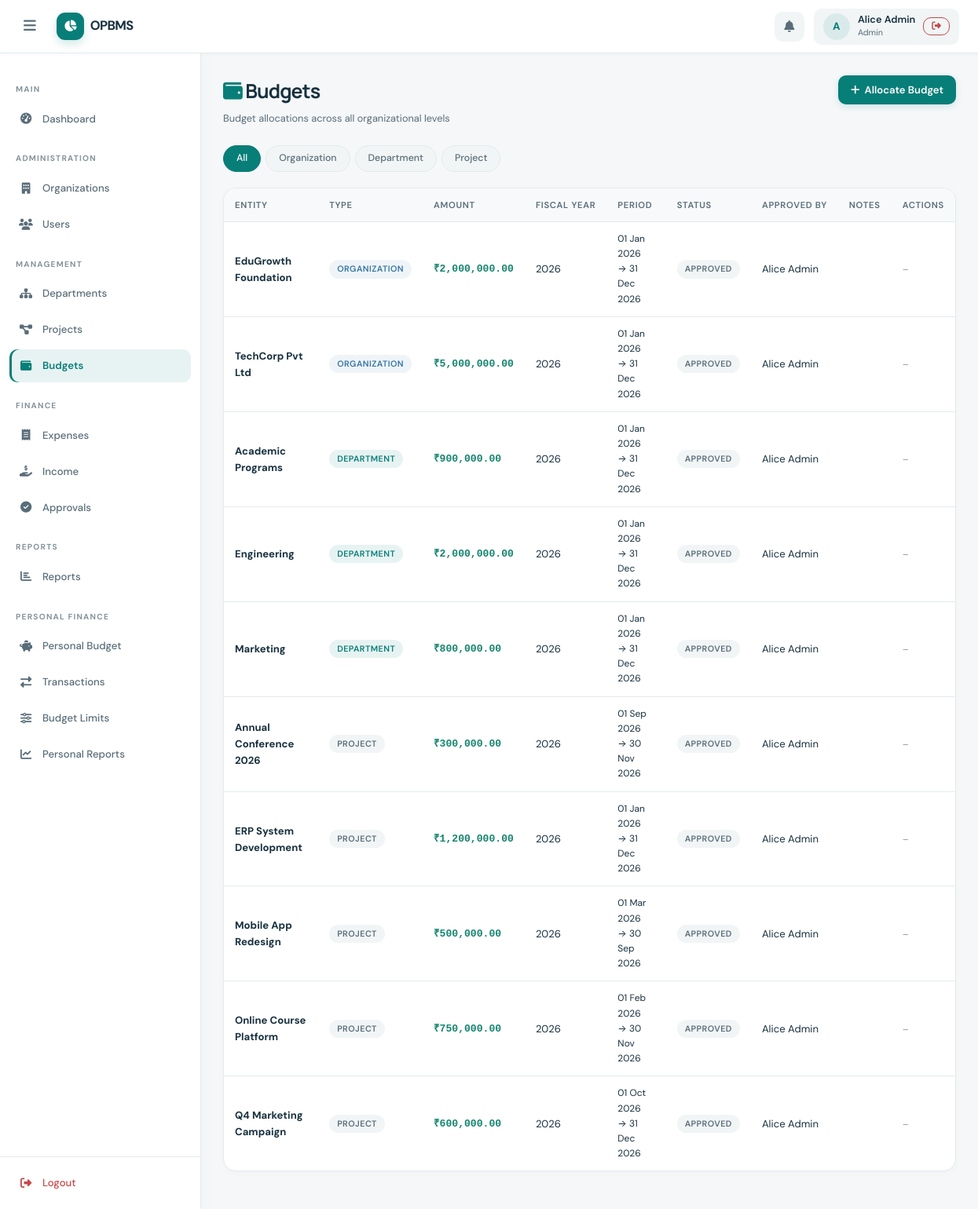
/budgets/index.php (signed in), run on the app's committed database.
### tables this page shows
CREATE TABLE IF NOT EXISTS users (
    id            INT UNSIGNED AUTO_INCREMENT PRIMARY KEY,
    name          VARCHAR(120)  NOT NULL,
    email         VARCHAR(180)  NOT NULL UNIQUE,
    password_hash VARCHAR(255)  NOT NULL,
    role          ENUM('admin','dept_manager','project_manager','employee','personal') NOT NULL DEFAULT 'employee',
    is_active     TINYINT(1)   NOT NULL DEFAULT 1,
    created_at    TIMESTAMP    NOT NULL DEFAULT CURRENT_TIMESTAMP,
    updated_at    TIMESTAMP    NOT NULL DEFAULT CURRENT_TIMESTAMP ON UPDATE CURRENT_TIMESTAMP,
    INDEX idx_users_role (role),
    INDEX idx_users_email (email)
);

CREATE TABLE IF NOT EXISTS budgets (
    id                INT UNSIGNED  AUTO_INCREMENT PRIMARY KEY,
    entity_type       ENUM('organization','department','project') NOT NULL,
    entity_id         INT UNSIGNED  NOT NULL,
    amount            DECIMAL(15,2) NOT NULL,
    fiscal_year       YEAR          NOT NULL,
    period_start      DATE          NOT NULL,
    period_end        DATE          NOT NULL,
    status            ENUM('proposed','approved','revised') NOT NULL DEFAULT 'proposed',
    approved_by       INT UNSIGNED,
    approved_at       TIMESTAMP     NULL,
    notes             TEXT,
    created_by        INT UNSIGNED  NOT NULL,
    created_at        TIMESTAMP     NOT NULL DEFAULT CURRENT_TIMESTAMP,
    updated_at        TIMESTAMP     NOT NULL DEFAULT CURRENT_TIMESTAMP ON UPDATE CURRENT_TIMESTAMP,
    FOREIGN KEY (approved_by) REFERENCES users(id) ON DELETE SET NULL,
    FOREIGN KEY (created_by)  REFERENCES users(id) ON DELETE RESTRICT,
    INDEX idx_budget_entity (entity_type, entity_id),
    INDEX idx_budget_year   (fiscal_year)
);

### includes/auth.php (called while the page is built, shortened)
<?php
function getCurrentUser(): ?array {
    static $user = null;
    if ($user === null) {
        $pdo  = getDB();
        $stmt = $pdo->prepare("SELECT id, name, email, role, is_active FROM users WHERE id = ?");
        $stmt->execute([$_SESSION['user_id']]);
        $user = $stmt->fetch() ?: null;
    }
    return $user;
}

### budgets/index.php (the view, shortened to what this page needs)
<?php
require_once __DIR__ . '/../includes/auth.php';
require_once __DIR__ . '/../includes/functions.php';
$pdo = getDB();
$role = $_SESSION['user_role'];
if ($role === 'admin') {
    $budgets = $pdo->query("
        SELECT b.*,
            CASE
                WHEN b.entity_type='organization' THEN (SELECT name FROM organizations WHERE id=b.entity_id)
                WHEN b.entity_type='department'   THEN (SELECT name FROM departments WHERE id=b.entity_id)
                WHEN b.entity_type='project'      THEN (SELECT name FROM projects WHERE id=b.entity_id)
            END AS entity_name,
            u.name as created_by_name, a.name as approved_by_name
        FROM budgets b
        JOIN users u ON u.id=b.created_by
        LEFT JOIN users a ON a.id=b.approved_by
        ORDER BY b.fiscal_year DESC, b.entity_type, entity_name
    ")->fetchAll();
}
require_once __DIR__ . '/../includes/header.php';
require_once __DIR__ . '/../includes/sidebar.php';
?>
<main class="main-content">
  <div class="page-header">
    <div>
      <h1 class="page-title"><i class="fa fa-wallet" style="color:var(--color-primary)"></i> Budgets</h1>
      <p class="page-subtitle">Budget allocations across all organizational levels</p>
    </div>
    <div class="page-actions">
      <?php if (in_array($role, ['admin','dept_manager','project_manager'], true)): ?>
      <a href="<?= BASE_URL ?>/budgets/create.php" class="btn btn-primary"><i class="fa fa-plus"></i> Allocate Budget</a>
      <?php endif; ?>
    </div>
  </div>
  <?php $typeFilter = in_array($_GET['type'] ?? 'all', ['all','organization','department','project'], true) ? ($_GET['type'] ?? 'all') : 'all'; ?>
  <div class="pill-tabs">
    <a href="?type=all" class="pill-tab <?= $typeFilter === 'all' ? 'active' : '' ?>">All</a>
    <a href="?type=organization" class="pill-tab <?= $typeFilter === 'organization' ? 'active' : '' ?>">Organization</a>
    <a href="?type=department" class="pill-tab <?= $typeFilter === 'department' ? 'active' : '' ?>">Department</a>
    <a href="?type=project" class="pill-tab <?= $typeFilter === 'project' ? 'active' : '' ?>">Project</a>
  </div>
  <div class="card">
    <div class="card-body" style="padding:0;">
      <div class="table-wrap">
        <table>
          <thead><tr><th>Entity</th><th>Type</th><th>Amount</th><th>Fiscal Year</th><th>Period</th><th>Status</th><th>Approved By</th><th>Notes</th><th>Actions</th></tr></thead>
          <tbody>
            <?php
            $filtered = array_filter($budgets, fn($b) => $typeFilter === 'all' || $b['entity_type'] === $typeFilter);
            if (empty($filtered)): ?>
            <tr><td colspan="9"><div class="empty-state"><i class="fa fa-wallet"></i><h3>No Budgets Found</h3><p>No budget allocations match the current filter.</p></div></td></tr>
            <?php else:
            foreach ($filtered as $b): ?>
            <tr>
              <td><strong><?= e($b['entity_name'] ?? '–') ?></strong></td>
              <td><span class="badge badge-<?= $b['entity_type']==='organization' ? 'info' : ($b['entity_type']==='department' ? 'primary' : 'secondary') ?>"><?= ucfirst($b['entity_type']) ?></span></td>
              <td class="font-mono text-success fw-600"><?= formatMoney((float)$b['amount']) ?></td>
              <td><?= e($b['fiscal_year']) ?></td>
              <td style="font-size:0.8rem;"><?= formatDate($b['period_start']) ?><br>→ <?= formatDate($b['period_end']) ?></td>
              <td><?= statusBadge($b['status']) ?></td>
              <td><?= e($b['approved_by_name'] ?? '–') ?></td>
              <td style="font-size:0.8rem;max-width:180px;"><?= e(mb_strimwidth($b['notes'] ?? '', 0, 60, '…')) ?></td>
              <td>
                <?php if ($role === 'admin' && $b['status'] !== 'approved'): ?>
                <form method="POST" action="<?= BASE_URL ?>/budgets/approve.php" style="display:inline;">
                  <?= csrfField() ?>
                  <input type="hidden" name="id" value="<?= $b['id'] ?>">
                  <button type="submit" class="btn btn-sm btn-success"><i class="fa fa-check"></i> Approve</button>
                </form>
                <?php else: ?>
                <span class="text-muted" style="font-size:0.8rem;">–</span>
                <?php endif; ?>
              </td>
            </tr>
            <?php endforeach; endif; ?>
          </tbody>
        </table>
      </div>
    </div>
  </div>
</main>
<?php require_once __DIR__ . '/../includes/footer.php'; ?>

### includes/header.php (shortened to what this page needs)
<?php
require_once __DIR__ . '/../includes/functions.php';
$currentUser = getCurrentUser();
?>
<!DOCTYPE html>
<html lang="en">
<head>
<link rel="stylesheet" href="<?= BASE_URL ?>/assets/css/style.css">
<link rel="stylesheet" href="https://cdnjs.cloudflare.com/ajax/libs/font-awesome/6.5.0/css/all.min.css">
</head>
<body>
<div class="app-wrapper">
<header class="topbar">
  <button class="sidebar-toggle" id="sidebarToggle" aria-label="Toggle Sidebar" aria-controls="sidebar" aria-expanded="false">
    <i class="fa fa-bars"></i>
  </button>
  <a class="topbar-brand" href="<?= BASE_URL ?>/">
    <span class="brand-mark"><i class="fa-solid fa-chart-pie"></i></span>
    <span>OPBMS</span>
  </a>
  <nav class="topbar-right">
    <?php
    $currentRole = $currentUser['role'] ?? '';
    $activityUrl = $currentRole === 'personal'
        ? BASE_URL . '/personal/transactions.php'
        : (in_array($currentRole, ['admin', 'dept_manager', 'project_manager'], true)
            ? BASE_URL . '/approvals/index.php'
            : BASE_URL . '/expenses/index.php');
    ?>
    <a href="<?= $activityUrl ?>" class="topbar-icon-btn" title="<?= in_array($currentRole, ['admin', 'dept_manager', 'project_manager'], true) ? 'Review approvals' : 'View activity' ?>" aria-label="<?= in_array($currentRole, ['admin', 'dept_manager', 'project_manager'], true) ? 'Review approvals' : 'View activity' ?>">
      <i class="fa fa-bell"></i>
    </a>
    <?php if ($currentUser): ?>
    <div class="topbar-user">
      <div class="user-avatar"><?= strtoupper(substr($currentUser['name'], 0, 1)) ?></div>
      <div class="user-meta">
        <span class="user-name"><?= e($currentUser['name']) ?></span>
        <span class="user-role"><?= e(ucwords(str_replace('_', ' ', $currentUser['role']))) ?></span>
      </div>
      <a href="<?= BASE_URL ?>/auth/logout.php" class="btn btn-sm btn-outline-danger" title="Logout">
        <i class="fa fa-sign-out-alt"></i>
      </a>
    </div>
    <?php endif; ?>
  </nav>
</header>

### includes/functions.php (shortened to what this page needs)
<?php
function e(string $s): string {
    return htmlspecialchars($s, ENT_QUOTES | ENT_HTML5, 'UTF-8');
}
function formatMoney(float $amount, string $currency = '₹'): string {
    return $currency . number_format($amount, 2, '.', ',');
}
function formatDate(?string $date): string {
    return date('d M Y', strtotime($date));
}
function statusBadge(string $status): string {
    $map = [
        'pending'   => '<span class="badge badge-warning">Pending</span>',
        'approved'  => '<span class="badge badge-success">Approved</span>',
        'rejected'  => '<span class="badge badge-danger">Rejected</span>',
        'active'    => '<span class="badge badge-success">Active</span>',
        'completed' => '<span class="badge badge-info">Completed</span>',
        'on_hold'   => '<span class="badge badge-warning">On Hold</span>',
        'cancelled' => '<span class="badge badge-danger">Cancelled</span>',
        'proposed'  => '<span class="badge badge-secondary">Proposed</span>',
        'revised'   => '<span class="badge badge-info">Revised</span>',
    ];
    return $map[$status] ?? '<span class="badge badge-secondary">' . e(ucfirst($status)) . '</span>';
}

### data on the page
users: name "A", name "Alice Admin", role "Admin"
budgets: entity_name "EduGrowth Foundation", entity_type "ORGANIZATION", amount "₹2,000,000.00", fiscal_year "2026", period_start "01 Jan 2026", period_end "31 Dec 2026", status "APPROVED", approved_by.name "Alice Admin"
budgets: entity_name "TechCorp Pvt Ltd", entity_type "ORGANIZATION", amount "₹5,000,000.00", fiscal_year "2026", period_start "01 Jan 2026", period_end "31 Dec 2026", status "APPROVED", approved_by.name "Alice Admin"
budgets: entity_name "Academic Programs", entity_type "DEPARTMENT", amount "₹900,000.00", fiscal_year "2026", period_start "01 Jan 2026", period_end "31 Dec 2026", status "APPROVED", approved_by.name "Alice Admin"
budgets: entity_name "Engineering", entity_type "DEPARTMENT", amount "₹2,000,000.00", fiscal_year "2026", period_start "01 Jan 2026", period_end "31 Dec 2026", status "APPROVED", approved_by.name "Alice Admin"
budgets: entity_name "Marketing", entity_type "DEPARTMENT", amount "₹800,000.00", fiscal_year "2026", period_start "01 Jan 2026", period_end "31 Dec 2026", status "APPROVED", approved_by.name "Alice Admin"
budgets: entity_name "Annual Conference 2026", entity_type "PROJECT", amount "₹300,000.00", fiscal_year "2026", period_start "01 Sep 2026", period_end "30 Nov 2026", status "APPROVED", approved_by.name "Alice Admin"
budgets: entity_name "ERP System Development", entity_type "PROJECT", amount "₹1,200,000.00", fiscal_year "2026", period_start "01 Jan 2026", period_end "31 Dec 2026", status "APPROVED", approved_by.name "Alice Admin"
budgets: entity_name "Mobile App Redesign", entity_type "PROJECT", amount "₹500,000.00", fiscal_year "2026", period_start "01 Mar 2026", period_end "30 Sep 2026", status "APPROVED", approved_by.name "Alice Admin"
budgets: entity_name "Online Course Platform", entity_type "PROJECT", amount "₹750,000.00", fiscal_year "2026", period_start "01 Feb 2026", period_end "30 Nov 2026", status "APPROVED", approved_by.name "Alice Admin"
budgets: entity_name "Q4 Marketing Campaign", entity_type "PROJECT", amount "₹600,000.00", fiscal_year "2026", period_start "01 Oct 2026", period_end "31 Dec 2026", status "APPROVED", approved_by.name "Alice Admin"

### other printed values
$label "Dashboard Organizations Users Departments Projects Budgets Expenses Income Approvals Reports Personal Budget Transactions Budget Limits Personal Reports"
